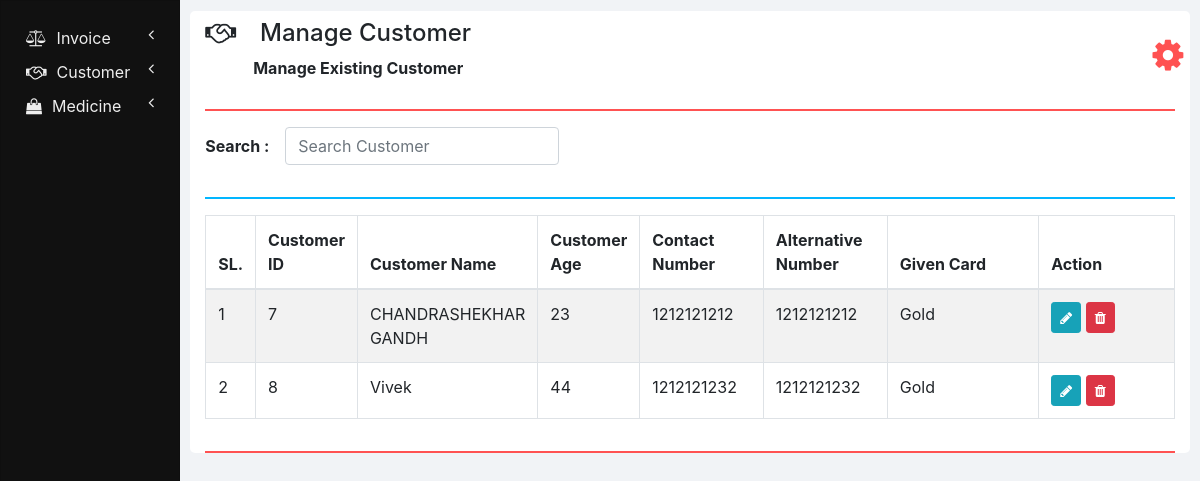
The page /manage_customer.php (signed in) on the database its author committed.
### tables this page shows
CREATE TABLE `customers` (
  `ID` int(11) NOT NULL,
  `NAME` varchar(20) NOT NULL,
  `AGE` int(11) NOT NULL,
  `DATE_OF_BIRTH` varchar(100) NOT NULL,
  `CONTACT_NUMBER` bigint(20) NOT NULL,
  `ALTERNATIVE_NUMBER` bigint(20) NOT NULL,
  `FATHER_NAME` varchar(20) NOT NULL,
  `FATHER_OCCUPATION` varchar(100) NOT NULL,
  `MOTHER_NAME` varchar(20) NOT NULL,
  `MOTHER_OCCUPATION` varchar(100) NOT NULL,
  `ADDRESS1` varchar(100) NOT NULL,
  `ADDRESS2` varchar(100) NOT NULL,
  `ADHAR_CARD_NUMBER` varchar(100) NOT NULL,
  `GIVEN_CARD` varchar(100) NOT NULL,
  `DISTRICT` varchar(100) NOT NULL,
  `TALUK` varchar(100) NOT NULL,
  `VILLEGE` varchar(100) NOT NULL,
  `DOCTOR_NAME` varchar(100) DEFAULT NULL
);

### php/manage_customer.php (the view, shortened to what this page needs)
<?php
  function showCustomers($id) {
    require "db_connection.php";
    if($con) {
      $seq_no = 0;
      $query = "SELECT * FROM customers";
      $result = mysqli_query($con, $query);
      while($row = mysqli_fetch_array($result)) {
        $seq_no++;
        if($row['ID'] == $id)
          showEditOptionsRow($seq_no, $row);
        else
          showCustomerRow($seq_no, $row);
      }
    }
  }
  function showCustomerRow($seq_no, $row) {
    ?>
    <tr>
      <td><?php echo $seq_no; ?></td>
      <td><?php echo $row['ID'] ?></td>
      <td><?php echo $row['NAME']; ?></td>
      <td><?php echo $row['AGE']; ?></td>
      <td><?php echo $row['CONTACT_NUMBER']; ?></td>
      <td><?php echo $row['ALTERNATIVE_NUMBER']; ?></td>
      <td><?php echo $row['GIVEN_CARD']; ?></td>
      <td>
        <button href="" class="btn btn-info btn-sm" onclick="editCustomer(<?php echo $row['ID']; ?>);">
          <i class="fa fa-pencil"></i>
        </button>
        <button class="btn btn-danger btn-sm" onclick="deleteCustomer(<?php echo $row['ID']; ?>);">
          <i class="fa fa-trash"></i>
        </button>
      </td>
    </tr>
    <?php
  }
  ?>

### css/sidenav.css (style rules this page uses)
body { background-color: #f1f3f6; }

### css/home.css (style rules this page uses)
html, body { height: 100vh; }

### rows shown on the page
customers: seq_no "1", ID "7", NAME "CHANDRASHEKHAR GANDH", AGE "23", CONTACT_NUMBER "1212121212", ALTERNATIVE_NUMBER "1212121212", GIVEN_CARD "Gold"
customers: seq_no "2", ID "8", NAME "Vivek", AGE "44", CONTACT_NUMBER "1212121232", ALTERNATIVE_NUMBER "1212121232", GIVEN_CARD "Gold"

### other values the page prints
$heading "Manage Customer"
$sub_heading "Manage Existing Customer"
